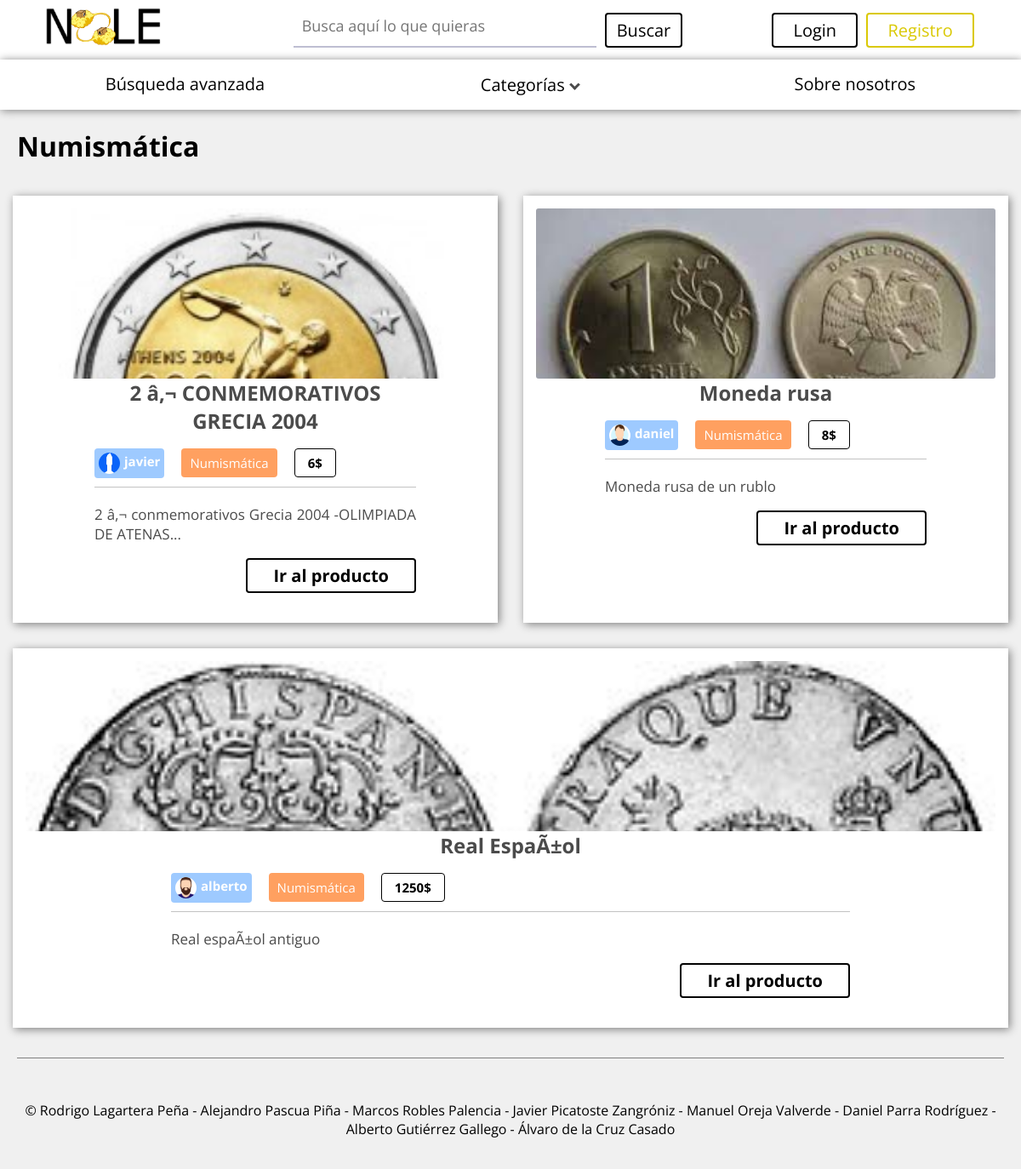
/NoLe-master/numismatica.php, run on the app's committed database.
### tables this page shows
CREATE TABLE `numismatica` (
  `Id` int(11) NOT NULL,
  `Pais` varchar(20) NOT NULL,
  `Anyo` int(4) NOT NULL,
  `Conservacion` varchar(20) NOT NULL
);

CREATE TABLE `producto_ofrecido` (
  `ID` int(11) NOT NULL,
  `Nombre` varchar(200) NOT NULL,
  `Usuario` varchar(20) NOT NULL,
  `Fecha` datetime NOT NULL,
  `Disponible` tinyint(1) NOT NULL DEFAULT '1',
  `Precio` float NOT NULL,
  `Descripcion` text NOT NULL,
  `Categoria` int(11) NOT NULL,
  `EnPuja` tinyint(1) NOT NULL
);

### NoLe-master/include/BusquedaSA.php (called while the page is built, shortened)
<?php
require_once('BusquedaDAO.php');
class BusquedaSA {
    protected $dao;
     public function getProductoAvan($argumentos) {
      if(!$this->dao){
          $this->dao = new BusquedaDAO();
        }
      $aux = $this->dao;
     return $aux->getProductoAvan($argumentos);
    }
}
?>

### NoLe-master/include/BusquedaDAO.php (called while the page is built, shortened)
<?php
require_once('productoOfreTransfer.php');
require_once('DAO.php');
class BusquedaDAO extends DAO{
    public function getProductoAvan($argumentos) {
      if($ok = parent::conectar()) {
        $p = true;
        if(array_key_exists ('Categoria', $argumentos)){
          $Categoria = $argumentos["Categoria"];
          switch ($Categoria) {
            case 0:
                  $sql = "SELECT * FROM producto_ofrecido INNER JOIN numismatica ON producto_ofrecido.id=numismatica.id" ;
                  $sql .= " AND producto_ofrecido.Categoria = $Categoria";
              break;
          }
        }
       else{
          $sql = "SELECT * FROM producto_ofrecido";
          $p=true;
       }
        if(!$p)
            $sql .= " AND";
        else{
            $sql .= " WHERE ";
        }
        $sql .= " producto_ofrecido.EnPuja LIKE '1'";
        $consulta = mysqli_query($this->db, $sql);
        if($consulta){
          $num =$consulta->num_rows;
        }
        else {
          parent::desconectar();
          return NULL;
        }
          if($num!=0) {
            $contador = 0;
             while ($info = $consulta->fetch_object()) {
                $array[$contador] = new productoOfreTransfer($info->ID,$info->Usuario,$info->Nombre,$info->Categoria,$info->Fecha,$info->Disponible,$info->Precio,$info->Descripcion,$info->EnPuja);
                $contador = $contador + 1;
            }
            return $array;
          }
        else {
          parent::desconectar();
          return NULL;
        }
      }
      else
        return NULL;
    }
}
?>

### NoLe-master/include/DAO.php (called while the page is built)
<?php
class DAO {
   protected $db;
    protected function conectar() {
       if ($this->db = new mysqli("localhost", "noleUser", "MAbqq3DquJh3bQvY", "nole")) {
        	return $this->db;
      }
        else
          return false;
    }
    protected function desconectar() {
       if($this->db) {
       	$ok = mysqli_close($this->db);
       	if($ok)
          return true;
       	else
          return false;
       }
       else
        return false;
    }
}
?>

### NoLe-master/include/productoOfreTransfer.php (called while the page is built, shortened)
<?php
class productoOfreTransfer {
    private $id;
    private $owner;
    private $nombre;
    private $categoria;
    private $precio;
    private $descripcion;
     public function __construct( $id, $owner, $nombre, $categoria, $fechaSalida, $disponible, $precio, $descripcion, $enPuja) {
         $this->id = $id;
         $this->nombre = $nombre;
         $this->owner = $owner;
         $this->categoria = $categoria;
         $this->precio = $precio;
         $this->descripcion = $descripcion;
    }
    public function getId() {
        return $this->id;
    }
    public function getOwner() {
        return $this->owner;
    }
    public function getNombre() {
        return $this->nombre;
    }
    public function getCategoria() {
        return $this->categoria;
    }
    public function getPrecio() {
        return $this->precio;
    }
    public function getDescripcionCorta() {
        $desc = "";
        $i = 0;
        while ($i < strlen($this->descripcion) && $i < 100) {
          $desc .= $this->descripcion[$i];
          $i++;
        }
        if($i >= 27) {
          $desc .= "...";
        }
        return $desc;
    }
}
?>

### NoLe-master/numismatica.php (the view, shortened to what this page needs)
<?php session_start();
require_once('include/BusquedaSA.php');
$busq = new BusquedaSA();
$array = [
 "Categoria" => 0
];
$prod = $busq->getProductoAvan($array);
?>
<!DOCTYPE html>
<html>
<head>
  <link rel="stylesheet" type="text/css" href="estilo.css">
  <link rel="stylesheet" type="text/css" href="card.css">
  <link rel="stylesheet" type="text/css" href="menu.css">
  <link rel="stylesheet" type="text/css" href="arrows.css">
  <link rel="stylesheet" type="text/css" href="popup-style.css">
  <link rel="stylesheet" type="text/css" href="cabecera.css">
  <link rel="stylesheet" href="https://cdnjs.cloudflare.com/ajax/libs/font-awesome/4.7.0/css/font-awesome.min.css">
</head>
<body>
  <?php require_once("include/comun/cabecera.php");
  require_once("include/comun/menu.php");
  ?>
  <div class="container">
    <h1>Numismática</h1>
    <div class="productosCuadricula">
    <?php
    for ($i=0; $i < sizeof($prod); $i++) {
      ?>
      <div class="card cuadricula">
        <?php echo '<div class="thumbnail"><img class="leftImg" src="img/prods/'.$prod[$i]->getId().'.png"/></div>'; ?>
        <div class="details">
          <?php
            $path = 'product.php?id='.$prod[$i]->getId().'';
            echo"<h1>".$prod[$i]->getNombre()."</h1>"; ?>
            <div class="author">
            <?php $perfil = 'perfilVisitante.php?nickname='.$prod[$i]->getOwner().'';
              echo '<a class ="seemore" href='. $perfil . '></i><img onerror=this.src="img/error/no-image.png" src="img/'.$prod[$i]->getOwner().'.png"/>
              <h2>'. $prod[$i]->getOwner() .'</h2></a>' ?>
          </div>
            <div class="category">
                <?php
                  switch ($prod[$i]->getCategoria()) {
                    case '0':
                      echo "<a class='catLink' href='numismatica.php'> Numismática</a>";
                      break;
                   }?>
            </div>
            <div class="precio">
                <h2><?php echo $prod[$i]->getPrecio() ?>$</h2>
            </div>
            <div class="separator"></div>
            <p><?php echo $prod[$i]->getDescripcionCorta() ?></p>
            <?php echo '<a class="seemore" href='.$path.'><p>Ir al producto</p></a>'?>
        </div>
      </div>
      <?php
    }
     ?>
   </div>
  </div>
  <?php require_once("include/comun/footer.php") ?>
</body>
</html>

### NoLe-master/include/comun/cabecera.php (shortened to what this page needs)
<div class="cabecera">
	<div class="logo"><img class="logoImg" src="img/logotipo.png"></div>
	<div class="buscar">
		<form action="procesarBusqueda.php" class="formulario buscNombre" method="POST">
			<input name="buscNom" type="text" placeholder="Busca aquí lo que quieras">
			<button type="submit">Buscar</button>
		</form>
	</div>
	<div id="log">
	<?php
  if (isset($_SESSION["login"]) and $_SESSION["login"])
        {
        require_once('include/UsuarioSA.php');
        $sa = new UsuarioSA();
        $tra = new usuarioTransfer($_SESSION["nombre"],"","","","",0,0,"");
        $user = $sa->mostrarUsuario($tra);
        echo '<script>console.log("'.$user->getNickname().'")</script>';
        $nombre = $user->getNombre();
        $apellido = $user->getApellido();
        $nickname = $_SESSION["nombre"];?>
        <a href="perfil.php?opt=verProdPuja" class="opts">Mis Productos</a>
        <a href="perfil.php?opt=verProdSolic" class="opts">Mis Solicitudes</a>
        <div class="dropdown">
        <button class="dropbtn"><i class='fa fa-user'></i> <?php echo $nickname; ?></i></button>
        <div class="dropdown-content">
            <a href="perfil.php?opt=actividadReciente">
                <div class="perfilCabe">
                    <div><img onerror='this.src="img/error/no-image.png"' class='imgPerfil' src=<?php echo "'img/".$nickname.".png'"; ?>></div>
                    <div><p><?php echo $nombre.' '.$apellido; ?></p><p><?php echo $nickname; ?></p></div>
                </div>
            </a>
            <a href="perfil.php?opt=verProds">Inventario</a>
            <a href="perfil.php?opt=verPujas">Mis Pujas</a>
            <a href="perfil.php?opt=anadProd"><i class="fa fa-plus" aria-hidden="true"></i>Añadir Producto</a>
            <a href="perfil.php?opt=solicitarProd"><i class="fa fa-eye" aria-hidden="true"></i>Solicitar Producto</a>
            <a href='logout.php' class="logout"><i class="fa fa-sign-out"></i>Cerrar sesión</a>
            </div>
        </div>
        <?php
	}
	else {
  ?>
		<button class="login">Login</button>
		<button class="reg">Registro</button>
	<?php
  }
  ?>
	</div>
</div>

### NoLe-master/include/comun/menu.php (shortened to what this page needs)
<div class="menu">
	  <span><a href="advanced-search.php">Búsqueda avanzada</a></span>
	  <span class="dropdown">
	  	<button class="dropbtn">Categorías <i class="down"></i></button>
	  </span>
	  <span><a href="sobre-nosotros.php">Sobre nosotros</a></span>
</div>

### NoLe-master/include/comun/footer.php
<div class="footer">
	<p>&copy; Rodrigo Lagartera Peña - Alejandro Pascua Piña - Marcos Robles Palencia - Javier Picatoste Zangróniz - Manuel Oreja Valverde - Daniel Parra Rodríguez - Alberto Gutiérrez Gallego - Álvaro de la Cruz Casado
	</p>
</div>

### NoLe-master/estilo.css (style rules this page uses)
body { font-family: 'Open Sans', sans-serif; margin: 0; background-color: #F0F0F0; transition: all .3s; }
.formulario input { background: none; padding: 0px 10px 8px 10px; border: 0; outline: none; border-bottom: 2px solid #bebed2; font-size: 18px; transition: all .9s; }
.formulario button { background:none; float:right; padding:5px 12px; border:2px solid black; color:black; transition:all .3s; font-size: 20px; border-radius: 4px; }
.container > h1 { margin-left: 20px; }
.productosCuadricula { display: flex; flex-wrap: wrap; }
.footer { margin-top: 20px; text-align: center; margin-left: 20px; margin-right:20px; }
.footer p { margin-top: 10px; border-top: 1px solid gray; padding-top: 50px; padding-bottom: 20px; }

### NoLe-master/card.css (style rules this page uses)
.card { display: flex; padding: 15px; margin: 10px 0; background-color: white; box-shadow: 2px 2px 10px 0px grey; }
.cuadricula { margin: 15px; flex-direction: column; flex-grow: 1; align-items: center; text-align: center; width: 350px; }
.card .thumbnail { overflow: hidden; background-color: white; border-radius: 3px; height: 200px; width: 350px; }
.cuadricula .thumbnail { width: 100%; }
.card img.leftImg { height: auto; width: 100%; }
.card .details { margin-left: 30px; width: 70%; }
.cuadricula .details { margin-left:0; }
.card h1 { margin-top: 0; font-size : 1.5rem; color : #4B4B4B; }
.card .author { float: left; background-color : #9ECAFF; padding: 5px 5px; cursor: pointer; border-radius: 4px; }
.card .author img { float : left; height : 25px; width : 25px; border-radius : 50%; }
.card .author h2 { float: left; margin:0; margin-left: 5px; font-size: 15px; color: white; border-bottom: 1px solid #9ECAFF; }
.card .category { float: left; margin-left: 20px; background-color: #FFA060; padding: 6px 10px; cursor: pointer; border-radius: 4px; }
.card .category a { font-size: 15px; color: white; text-decoration: none; }
.card .precio { float: left; margin-left: 20px; padding: 6px 15px; border-radius: 4px; border: 1px solid black; }
.card .precio h2 { font-size: 15px; margin: 0; }
.card .separator { clear:both; padding-top: 10px; margin-bottom: 20px; border-bottom: 1px solid #C3C3C3; }
.card p { text-align: justify; font-size : 17px; color : #4B4B4B; }
.card .seemore p { float: right; color: black; margin-top: 0; border:2px solid black; padding: 5px 30px; border-radius: 4px; font-size: 20px; font-weight: bold; }

### NoLe-master/menu.css (style rules this page uses)
.menu { display: flex; list-style-type: none; background-color: white; box-shadow: 1px 1px 10px grey; position: sticky; top: 0; }
.menu span { flex-grow: 1; text-align: center; padding: 15px 0; border-radius: 25px; }
.menu span a { text-decoration: none; font-size: 20px; color: black; cursor: pointer; }
.menu .dropbtn { font-family: 'Open Sans', sans-serif; font-size: 20px; color: black; border: none; cursor: pointer; background: none; }
.menu .dropdown { position: relative; display: inline-block; }
.menu .down { margin-bottom: 3px; margin-left: 2px; opacity: .7; }

### NoLe-master/arrows.css (style rules this page uses)
i { border: solid black; border-width: 0 3px 3px 0; display: inline-block; padding: 3px; }
.down { transform: rotate(45deg); }

### NoLe-master/cabecera.css (style rules this page uses)
.cabecera { display: flex; width: 100%; height: 70px; background-color: white; }
.cabecera > div { margin:10px 50px; flex-grow: 1; align-self: center; justify-content: center; }
.cabecera .logoImg { cursor: pointer; height: 75px; width: 150px; }
.cabecera .buscar { flex-grow: 3; }
.cabecera .buscar .formulario { display: flex; }
.cabecera .buscar input { font-family: 'Open Sans', sans-serif; flex-grow: 3; }
.cabecera .buscar button { font-family: 'Open Sans', sans-serif; flex: 1; margin-left: 10px; }
#log { display: flex; align-items: center; }
#log .login { font-family: 'Open Sans', sans-serif; flex-grow: 1; margin:0px 5px; background: none; padding:5px 12px; border:2px solid black; color:black; transition:all .3s; font-size: 20px; border-radius: 4px; }
#log .reg { font-family: 'Open Sans', sans-serif; flex-grow: 1; margin:0px 5px; background: none; padding:5px 12px; border:2px solid #DAC905; color:#DAC905; transition:all .3s; font-size: 20px; border-radius: 4px; }

### data on the page
numismatica: shows a picture, Id.Nombre "2 â‚¬ CONMEMORATIVOS GRECIA 2004", Id.Usuario (picture), Id.Usuario "javier", Id.Precio "6", DescripcionCorta "2 â‚¬ conmemorativos Grecia 2004 -OLIMPIADA DE ATENAS..."
numismatica: shows a picture, Id.Nombre "Moneda rusa", Id.Usuario (picture), Id.Usuario "daniel", Id.Precio "8", DescripcionCorta "Moneda rusa de un rublo"
numismatica: shows a picture, Id.Nombre "Real EspaÃ±ol", Id.Usuario (picture), Id.Usuario "alberto", Id.Precio "1250", DescripcionCorta "Real espaÃ±ol antiguo"
